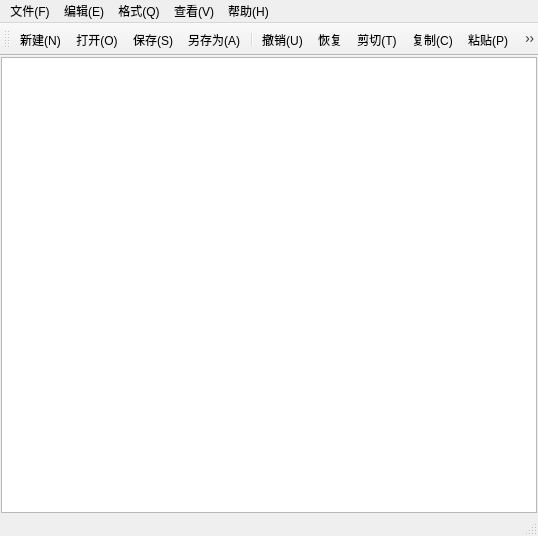
<?xml version="1.0" encoding="UTF-8"?>
<ui version="4.0">
 <class>MainWindow</class>
 <widget class="QMainWindow" name="MainWindow">
  <property name="geometry">
   <rect>
    <x>0</x>
    <y>0</y>
    <width>538</width>
    <height>536</height>
   </rect>
  </property>
  <property name="windowTitle">
   <string>MainWindow</string>
  </property>
  <widget class="QWidget" name="centralwidget">
   <layout class="QVBoxLayout" name="verticalLayout">
    <property name="spacing">
     <number>0</number>
    </property>
    <property name="leftMargin">
     <number>1</number>
    </property>
    <property name="topMargin">
     <number>1</number>
    </property>
    <property name="rightMargin">
     <number>1</number>
    </property>
    <property name="bottomMargin">
     <number>1</number>
    </property>
    <item>
     <widget class="QPlainTextEdit" name="TextEdit"/>
    </item>
   </layout>
  </widget>
  <widget class="QMenuBar" name="menubar">
   <property name="geometry">
    <rect>
     <x>0</x>
     <y>0</y>
     <width>538</width>
     <height>21</height>
    </rect>
   </property>
   <widget class="QMenu" name="menu">
    <property name="title">
     <string>文件(F)</string>
    </property>
    <addaction name="actionNew"/>
    <addaction name="actionOpen"/>
    <addaction name="actionSave"/>
    <addaction name="actionSaveAnther"/>
    <addaction name="separator"/>
    <addaction name="actionOut"/>
   </widget>
   <widget class="QMenu" name="menu_E">
    <property name="title">
     <string>编辑(E)</string>
    </property>
    <addaction name="actionRevocation"/>
    <addaction name="actionRestoration"/>
    <addaction name="actionCut"/>
    <addaction name="actionCopy"/>
    <addaction name="actionSticking"/>
    <addaction name="separator"/>
    <addaction name="actionLooking"/>
    <addaction name="actionReplacement"/>
    <addaction name="action_A"/>
   </widget>
   <widget class="QMenu" name="menu_Q">
    <property name="title">
     <string>格式(Q)</string>
    </property>
    <addaction name="actionWrap"/>
    <addaction name="actionDisplayLine"/>
    <addaction name="actionFont"/>
    <addaction name="actionColor"/>
    <addaction name="separator"/>
    <addaction name="actionBackgroundColor"/>
    <addaction name="actionEditorBackgroundColor"/>
   </widget>
   <widget class="QMenu" name="menu_V">
    <property name="title">
     <string>查看(V)</string>
    </property>
    <addaction name="actionToolbar"/>
    <addaction name="actionStatusBar"/>
   </widget>
   <widget class="QMenu" name="menu_H">
    <property name="title">
     <string>帮助(H)</string>
    </property>
    <addaction name="actionAbout"/>
   </widget>
   <addaction name="menu"/>
   <addaction name="menu_E"/>
   <addaction name="menu_Q"/>
   <addaction name="menu_V"/>
   <addaction name="menu_H"/>
  </widget>
  <widget class="QStatusBar" name="statusbar"/>
  <widget class="QToolBar" name="toolBar">
   <property name="windowTitle">
    <string>toolBar</string>
   </property>
   <attribute name="toolBarArea">
    <enum>TopToolBarArea</enum>
   </attribute>
   <attribute name="toolBarBreak">
    <bool>false</bool>
   </attribute>
   <addaction name="actionNew"/>
   <addaction name="actionOpen"/>
   <addaction name="actionSave"/>
   <addaction name="actionSaveAnther"/>
   <addaction name="separator"/>
   <addaction name="actionRevocation"/>
   <addaction name="actionRestoration"/>
   <addaction name="actionCut"/>
   <addaction name="actionCopy"/>
   <addaction name="actionSticking"/>
   <addaction name="separator"/>
   <addaction name="actionLooking"/>
   <addaction name="actionReplacement"/>
   <addaction name="separator"/>
   <addaction name="actionFont"/>
   <addaction name="actionDisplayLine"/>
   <addaction name="actionWrap"/>
   <addaction name="separator"/>
   <addaction name="actionToolbar"/>
   <addaction name="actionStatusBar"/>
  </widget>
  <action name="actionNew">
   <property name="icon">
    <iconset resource="res.qrc">
     <normaloff>:/C:/Users/秘密小杨/OneDrive/桌面/img/新建.png</normaloff>:/C:/Users/秘密小杨/OneDrive/桌面/img/新建.png</iconset>
   </property>
   <property name="text">
    <string>新建(&amp;N)</string>
   </property>
   <property name="toolTip">
    <string>新建</string>
   </property>
   <property name="shortcut">
    <string>Ctrl+N</string>
   </property>
   <property name="menuRole">
    <enum>QAction::MenuRole::NoRole</enum>
   </property>
  </action>
  <action name="actionOpen">
   <property name="icon">
    <iconset resource="res.qrc">
     <normaloff>:/C:/Users/秘密小杨/OneDrive/桌面/img/打开.png</normaloff>:/C:/Users/秘密小杨/OneDrive/桌面/img/打开.png</iconset>
   </property>
   <property name="text">
    <string>打开(&amp;O)</string>
   </property>
   <property name="toolTip">
    <string>打开</string>
   </property>
   <property name="shortcut">
    <string>Ctrl+O</string>
   </property>
   <property name="menuRole">
    <enum>QAction::MenuRole::NoRole</enum>
   </property>
  </action>
  <action name="actionSave">
   <property name="icon">
    <iconset resource="res.qrc">
     <normaloff>:/C:/Users/秘密小杨/OneDrive/桌面/img/文件保存.png</normaloff>:/C:/Users/秘密小杨/OneDrive/桌面/img/文件保存.png</iconset>
   </property>
   <property name="text">
    <string>保存(&amp;S)</string>
   </property>
   <property name="toolTip">
    <string>保存</string>
   </property>
   <property name="shortcut">
    <string>Ctrl+S</string>
   </property>
   <property name="menuRole">
    <enum>QAction::MenuRole::NoRole</enum>
   </property>
  </action>
  <action name="actionSaveAnther">
   <property name="icon">
    <iconset resource="res.qrc">
     <normaloff>:/C:/Users/秘密小杨/OneDrive/桌面/img/另存为.png</normaloff>:/C:/Users/秘密小杨/OneDrive/桌面/img/另存为.png</iconset>
   </property>
   <property name="text">
    <string>另存为(A)</string>
   </property>
   <property name="toolTip">
    <string>另存为</string>
   </property>
   <property name="shortcut">
    <string>A</string>
   </property>
   <property name="menuRole">
    <enum>QAction::MenuRole::NoRole</enum>
   </property>
  </action>
  <action name="actionOut">
   <property name="text">
    <string>退出(X)</string>
   </property>
  </action>
  <action name="actionRevocation">
   <property name="icon">
    <iconset resource="res.qrc">
     <normaloff>:/C:/Users/秘密小杨/OneDrive/桌面/img/左撤回.png</normaloff>:/C:/Users/秘密小杨/OneDrive/桌面/img/左撤回.png</iconset>
   </property>
   <property name="text">
    <string>撤销(U)</string>
   </property>
   <property name="toolTip">
    <string>撤销</string>
   </property>
   <property name="shortcut">
    <string>Ctrl+Z</string>
   </property>
   <property name="menuRole">
    <enum>QAction::MenuRole::NoRole</enum>
   </property>
  </action>
  <action name="actionRestoration">
   <property name="icon">
    <iconset resource="res.qrc">
     <normaloff>:/C:/Users/秘密小杨/OneDrive/桌面/img/右撤回.png</normaloff>:/C:/Users/秘密小杨/OneDrive/桌面/img/右撤回.png</iconset>
   </property>
   <property name="text">
    <string>恢复</string>
   </property>
   <property name="toolTip">
    <string>恢复</string>
   </property>
   <property name="shortcut">
    <string>Ctrl+Shift+Z</string>
   </property>
   <property name="menuRole">
    <enum>QAction::MenuRole::NoRole</enum>
   </property>
  </action>
  <action name="actionCut">
   <property name="icon">
    <iconset resource="res.qrc">
     <normaloff>:/C:/Users/秘密小杨/OneDrive/桌面/img/剪切.png</normaloff>:/C:/Users/秘密小杨/OneDrive/桌面/img/剪切.png</iconset>
   </property>
   <property name="text">
    <string>剪切(T)</string>
   </property>
   <property name="toolTip">
    <string>剪切</string>
   </property>
   <property name="shortcut">
    <string>Ctrl+X</string>
   </property>
   <property name="menuRole">
    <enum>QAction::MenuRole::NoRole</enum>
   </property>
  </action>
  <action name="actionCopy">
   <property name="icon">
    <iconset resource="res.qrc">
     <normaloff>:/C:/Users/秘密小杨/OneDrive/桌面/img/文件-复制.png</normaloff>:/C:/Users/秘密小杨/OneDrive/桌面/img/文件-复制.png</iconset>
   </property>
   <property name="text">
    <string>复制(C)</string>
   </property>
   <property name="toolTip">
    <string>复制</string>
   </property>
   <property name="shortcut">
    <string>Ctrl+C</string>
   </property>
   <property name="menuRole">
    <enum>QAction::MenuRole::NoRole</enum>
   </property>
  </action>
  <action name="actionSticking">
   <property name="icon">
    <iconset resource="res.qrc">
     <normaloff>:/C:/Users/秘密小杨/OneDrive/桌面/img/粘贴.png</normaloff>:/C:/Users/秘密小杨/OneDrive/桌面/img/粘贴.png</iconset>
   </property>
   <property name="text">
    <string>粘贴(P)</string>
   </property>
   <property name="toolTip">
    <string>粘贴</string>
   </property>
   <property name="shortcut">
    <string>Ctrl+V</string>
   </property>
   <property name="menuRole">
    <enum>QAction::MenuRole::NoRole</enum>
   </property>
  </action>
  <action name="actionLooking">
   <property name="icon">
    <iconset resource="res.qrc">
     <normaloff>:/C:/Users/秘密小杨/OneDrive/桌面/img/查询.png</normaloff>:/C:/Users/秘密小杨/OneDrive/桌面/img/查询.png</iconset>
   </property>
   <property name="text">
    <string>查找(F)</string>
   </property>
   <property name="toolTip">
    <string>查找</string>
   </property>
   <property name="shortcut">
    <string>Ctrl+F</string>
   </property>
   <property name="menuRole">
    <enum>QAction::MenuRole::NoRole</enum>
   </property>
  </action>
  <action name="actionWrap">
   <property name="icon">
    <iconset resource="res.qrc">
     <normaloff>:/C:/Users/秘密小杨/OneDrive/桌面/img/自动换行.png</normaloff>:/C:/Users/秘密小杨/OneDrive/桌面/img/自动换行.png</iconset>
   </property>
   <property name="text">
    <string>自动换行(W)</string>
   </property>
   <property name="toolTip">
    <string>自动换行</string>
   </property>
   <property name="menuRole">
    <enum>QAction::MenuRole::NoRole</enum>
   </property>
  </action>
  <action name="actionDisplayLine">
   <property name="icon">
    <iconset resource="res.qrc">
     <normaloff>:/C:/Users/秘密小杨/OneDrive/桌面/img/显示行号.png</normaloff>:/C:/Users/秘密小杨/OneDrive/桌面/img/显示行号.png</iconset>
   </property>
   <property name="text">
    <string>显示行号(L)</string>
   </property>
   <property name="toolTip">
    <string>显示行号</string>
   </property>
   <property name="shortcut">
    <string>Ctrl+L</string>
   </property>
   <property name="menuRole">
    <enum>QAction::MenuRole::NoRole</enum>
   </property>
  </action>
  <action name="actionFont">
   <property name="icon">
    <iconset resource="res.qrc">
     <normaloff>:/C:/Users/秘密小杨/OneDrive/桌面/img/字体颜色.png</normaloff>:/C:/Users/秘密小杨/OneDrive/桌面/img/字体颜色.png</iconset>
   </property>
   <property name="text">
    <string>字体(F)</string>
   </property>
   <property name="toolTip">
    <string>字体</string>
   </property>
   <property name="menuRole">
    <enum>QAction::MenuRole::NoRole</enum>
   </property>
  </action>
  <action name="actionReplacement">
   <property name="icon">
    <iconset resource="res.qrc">
     <normaloff>:/C:/Users/秘密小杨/OneDrive/桌面/img/文本替换.png</normaloff>:/C:/Users/秘密小杨/OneDrive/桌面/img/文本替换.png</iconset>
   </property>
   <property name="text">
    <string>文本替换</string>
   </property>
   <property name="toolTip">
    <string>文本替换</string>
   </property>
   <property name="menuRole">
    <enum>QAction::MenuRole::NoRole</enum>
   </property>
  </action>
  <action name="actionToolbar">
   <property name="icon">
    <iconset resource="res.qrc">
     <normaloff>:/C:/Users/秘密小杨/OneDrive/桌面/img/工具栏.png</normaloff>:/C:/Users/秘密小杨/OneDrive/桌面/img/工具栏.png</iconset>
   </property>
   <property name="text">
    <string>工具栏</string>
   </property>
   <property name="toolTip">
    <string>工具栏</string>
   </property>
   <property name="menuRole">
    <enum>QAction::MenuRole::NoRole</enum>
   </property>
  </action>
  <action name="actionStatusBar">
   <property name="icon">
    <iconset resource="res.qrc">
     <normaloff>:/C:/Users/秘密小杨/OneDrive/桌面/img/状态栏.png</normaloff>:/C:/Users/秘密小杨/OneDrive/桌面/img/状态栏.png</iconset>
   </property>
   <property name="text">
    <string>状态栏</string>
   </property>
   <property name="toolTip">
    <string>状态栏</string>
   </property>
   <property name="menuRole">
    <enum>QAction::MenuRole::NoRole</enum>
   </property>
  </action>
  <action name="action_A">
   <property name="text">
    <string>全选(A)</string>
   </property>
  </action>
  <action name="actionColor">
   <property name="text">
    <string>字体颜色</string>
   </property>
   <property name="toolTip">
    <string>字体颜色</string>
   </property>
   <property name="menuRole">
    <enum>QAction::MenuRole::NoRole</enum>
   </property>
  </action>
  <action name="actionBackgroundColor">
   <property name="text">
    <string>字体背景色</string>
   </property>
   <property name="toolTip">
    <string>字体背景色</string>
   </property>
   <property name="menuRole">
    <enum>QAction::MenuRole::NoRole</enum>
   </property>
  </action>
  <action name="actionEditorBackgroundColor">
   <property name="text">
    <string>编辑器背景色</string>
   </property>
   <property name="toolTip">
    <string>编辑器背景色</string>
   </property>
   <property name="menuRole">
    <enum>QAction::MenuRole::NoRole</enum>
   </property>
  </action>
  <action name="actionAbout">
   <property name="text">
    <string>关于(A)</string>
   </property>
   <property name="toolTip">
    <string>关于</string>
   </property>
   <property name="menuRole">
    <enum>QAction::MenuRole::NoRole</enum>
   </property>
  </action>
 </widget>
 <resources>
  <include location="res.qrc"/>
 </resources>
 <connections/>
</ui>
